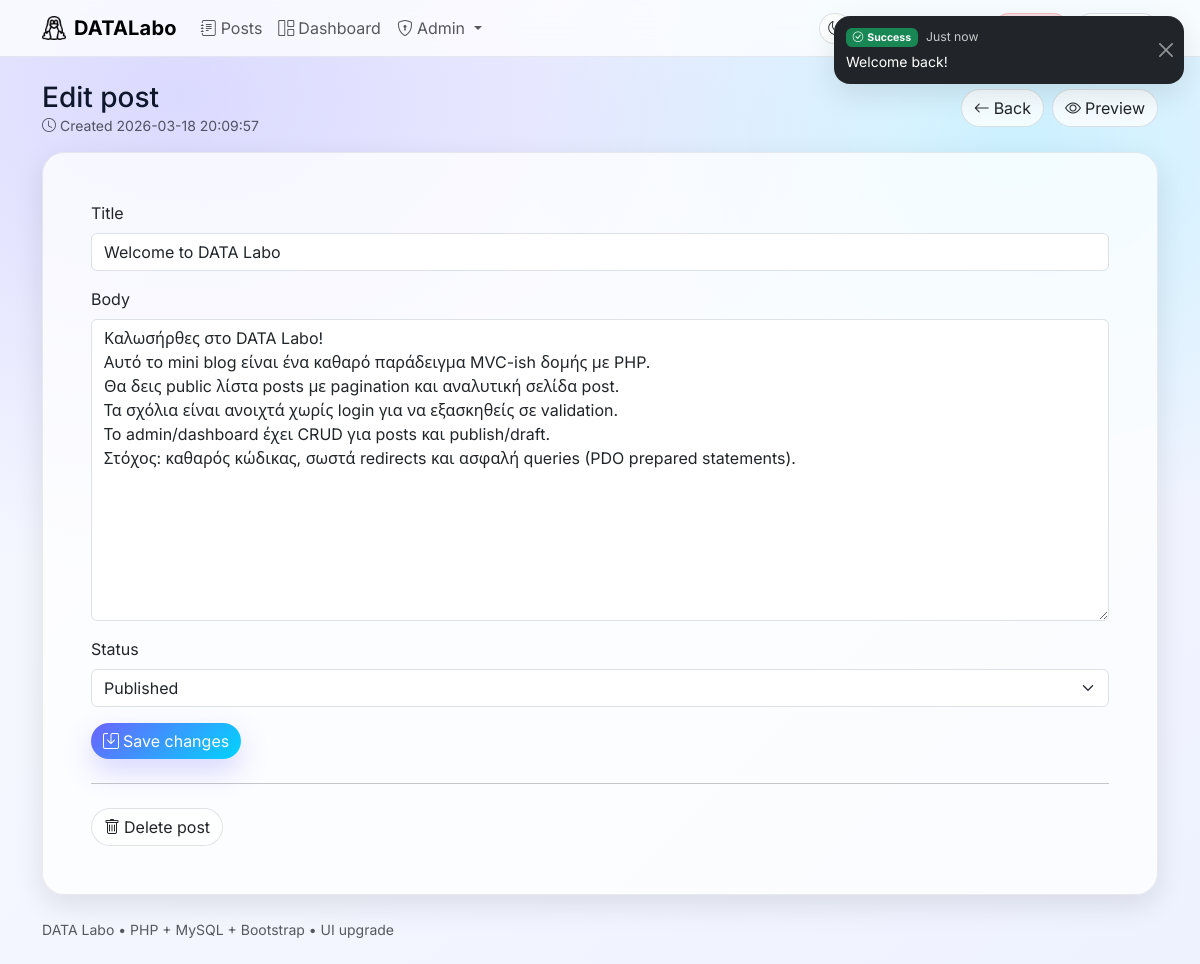
The page /public/Post_Edit.php?post_id=1 (signed in) on the database its author committed.
### tables this page shows
CREATE TABLE IF NOT EXISTS posts (
    post_id INT UNSIGNED NOT NULL AUTO_INCREMENT,
    user_id INT UNSIGNED NOT NULL,
    post_title VARCHAR(254) NOT NULL,
    post_body MEDIUMTEXT NOT NULL,
    status ENUM('draft','published') NOT NULL DEFAULT 'draft',
    published_at DATETIME NULL,
    created_at TIMESTAMP NOT NULL DEFAULT CURRENT_TIMESTAMP,
    updated_at TIMESTAMP NULL DEFAULT NULL ON UPDATE CURRENT_TIMESTAMP,

    PRIMARY KEY (post_id),
    KEY idx_posts_user_id (user_id),
    KEY idx_posts_status_created_at (status, created_at),

    CONSTRAINT fk_posts_users
        FOREIGN KEY (user_id) REFERENCES users(user_id)
        ON DELETE CASCADE
        ON UPDATE CASCADE
);

### functions/databaseFunctions.php (called while the page is built, shortened)
<?php
function dbConfig(): array
{
    return [
        'host' => 'localhost',
        'user' => 'root',
        'pass' => '',
        'name' => 'database_labo',
        'port' => 3306,
    ];
}
function connectToDatabase(): mysqli
{
    $cfg = dbConfig();
    $conn = new mysqli($cfg['host'], $cfg['user'], $cfg['pass'], $cfg['name'], $cfg['port']);
    $conn->set_charset('utf8mb4');
    return $conn;
}
function dbSelectAll(string $sql, array $params = [], ?string $types = null): array
{
    $conn = connectToDatabase();
    $stmt = $conn->prepare($sql);
    if (!empty($params)) {
        $types = $types ?? inferParamTypes($params);
        $stmt->bind_param($types, ...$params);
    }
    $stmt->execute();
    $result = $stmt->get_result();
    $rows = [];
    while ($row = $result->fetch_assoc()) {
        $rows[] = $row;
    }
    return $rows;
}
function dbSelectOne(string $sql, array $params = [], ?string $types = null): ?array
{
    $rows = dbSelectAll($sql, $params, $types);
    return $rows[0] ?? null;
}

### public/Post_Edit.php (the view, shortened to what this page needs)
<?php
require_once __DIR__ . '/../functions/databaseFunctions.php';
$postId = isset($_GET['post_id']) ? (int)$_GET['post_id'] : 0;
$post = dbSelectOne(
  "SELECT post_id, user_id, post_title, post_body, status, created_at, updated_at
   FROM posts
   WHERE post_id = ?
   LIMIT 1",
  [$postId],
  "i"
);
require __DIR__ . '/_header.php';
?>
<div class="d-flex flex-wrap justify-content-between align-items-center gap-2 mb-3">
  <div>
    <h1 class="h3 mb-0">Edit post</h1>
    <div class="text-muted small">
      <i class="bi bi-clock me-1"></i>Created <?= htmlspecialchars((string)$post['created_at']) ?>
    </div>
  </div>
  <div class="d-flex gap-2">
    <a class="btn btn-soft" href="Dashboard_Posts.php" data-spinner="1"><i class="bi bi-arrow-left me-1"></i>Back</a>
    <a class="btn btn-soft" href="Post_Show.php?post_id=<?= (int)$postId ?>" data-spinner="1"><i class="bi bi-eye me-1"></i>Preview</a>
  </div>
</div>
<div class="card bl-card">
  <div class="card-body p-4 p-lg-5">
    <form method="POST" action="servers/post_update.php" class="vstack gap-3">
      <div>
        <label class="form-label">Title</label>
        <input class="form-control" type="text" name="post_title" maxlength="200" required
               value="<?= htmlspecialchars((string)$post['post_title']) ?>">
      </div>
      <div>
        <label class="form-label">Body</label>
        <textarea class="form-control" name="post_body" rows="12" required><?= htmlspecialchars((string)$post['post_body']) ?></textarea>
      </div>
      <div>
        <label class="form-label">Status</label>
        <select class="form-select" name="status" required>
          <option value="published" <?= ($post['status'] === 'published') ? 'selected' : '' ?>>Published</option>
        </select>
      </div>
      <div class="d-flex gap-2">
        <button class="btn btn-gradient" type="submit">
          <i class="bi bi-save me-1"></i>Save changes
        </button>
      </div>
    </form>
    <hr class="my-4">
    <form method="POST" action="servers/post_delete.php" class="m-0">
      <button class="btn btn-soft" type="submit" onclick="return confirm('Delete this post?');">
        <i class="bi bi-trash me-1"></i>Delete post
      </button>
    </form>
  </div>
</div>
<?php require __DIR__ . '/_footer.php'; ?>

### public/assets/css/app.css (style rules this page uses)
:root { --bl-bg-1:#0b1020; --bl-bg-2:#1b1f3a; --bl-accent:#6C63FF; --bl-accent-2:#00D4FF; --bl-success:#22c55e; --bl-warning:#f59e0b; --bl-danger:#ef4444; --bl-surface: rgba(255,255,255,.10); --bl-surface-2: rgba(255,255,255,.14); --bl-border: rgba(255,255,255,.18); --bl-text:#0f172a; --bl-muted:#64748b; --bl-radius:16px; --bl-radius-lg:22px; --bl-shadow: 0 18px 50px rgba(0,0,0,.18); --bl-shadow-soft: 0 10px 30px rgba(0,0,0,.10); --bl-transition: 220ms ease; }
html,body { height:100%; }
body { background: radial-gradient(1200px 800px at 15% 10%, rgba(108,99,255,.20), transparent 60%), radial-gradient(900px 700px at 85% 15%, rgba(0,212,255,.16), transparent 55%), linear-gradient(135deg, #f7f8ff, #f3f6ff 55%, #eef2ff); color: var(--bl-text); }
.btn { border-radius: 999px; transition: transform var(--bl-transition), box-shadow var(--bl-transition), background var(--bl-transition); }
.btn-gradient { border: none; color: #fff !important; background: linear-gradient(135deg, var(--bl-accent), var(--bl-accent-2)); box-shadow: 0 12px 28px rgba(108,99,255,.25); }
.btn-soft { border: 1px solid rgba(15,23,42,.12); background: rgba(255,255,255,.75); }
.card.bl-card { border: 1px solid rgba(15,23,42,.08); border-radius: var(--bl-radius-lg); overflow: hidden; box-shadow: var(--bl-shadow-soft); transition: transform var(--bl-transition), box-shadow var(--bl-transition); background: rgba(255,255,255,.75); }

### public/_header.php (style rules this page uses)
body { font-family: Inter, system-ui, -apple-system, Segoe UI, Roboto, Arial, sans-serif; }

### rows shown on the page
posts: created_at "2026-03-18 20:09:57", post_title "Welcome to DATA Labo", post_body "Καλωσήρθες στο DATA Labo! Αυτό το mini blog είναι ένα καθαρό παράδειγμα MVC-ish δομής με PHP. Θα δεις public λίστα posts με pagination και αναλυτική σελίδα post. Τα σχόλια είναι ανοιχτά χωρίς login για να εξασκηθείς σε validation. Το admin/dashboard έχει CRUD για posts και publish/draft. Στόχος: καθαρός κώδικας, σωστά redirects και ασφαλή queries (PDO prepared statements).", status "Published"

### other values the page prints
$toastHeader "Success"
$flashMessage "Welcome back!"
